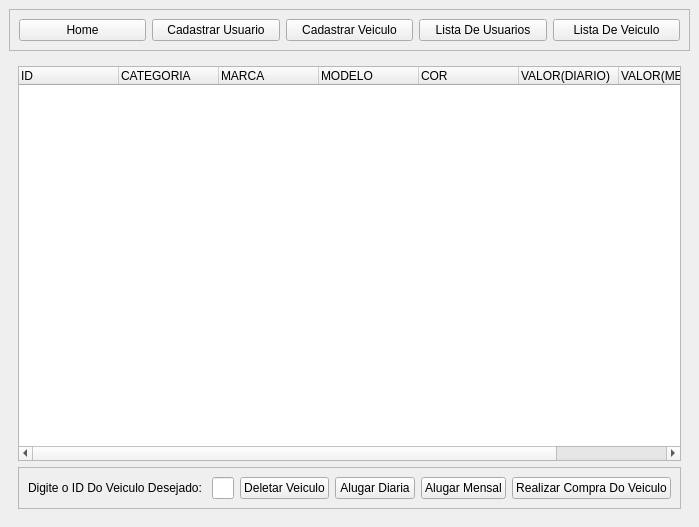
<?xml version="1.0" encoding="UTF-8"?>
<ui version="4.0">
 <class>MainWindow</class>
 <widget class="QMainWindow" name="MainWindow">
  <property name="geometry">
   <rect>
    <x>0</x>
    <y>0</y>
    <width>691</width>
    <height>527</height>
   </rect>
  </property>
  <property name="windowTitle">
   <string>MainWindow</string>
  </property>
  <widget class="QWidget" name="centralwidget">
   <layout class="QVBoxLayout" name="verticalLayout">
    <item>
     <widget class="QFrame" name="menu">
      <property name="frameShape">
       <enum>QFrame::StyledPanel</enum>
      </property>
      <property name="frameShadow">
       <enum>QFrame::Raised</enum>
      </property>
      <layout class="QHBoxLayout" name="horizontalLayout">
       <item>
        <widget class="QPushButton" name="bnt_home">
         <property name="text">
          <string>Home</string>
         </property>
        </widget>
       </item>
       <item>
        <widget class="QPushButton" name="bnt_cadastrarUser">
         <property name="text">
          <string>Cadastrar Usuario</string>
         </property>
        </widget>
       </item>
       <item>
        <widget class="QPushButton" name="bnt_cadastrarVeiculo">
         <property name="text">
          <string>Cadastrar Veiculo</string>
         </property>
        </widget>
       </item>
       <item>
        <widget class="QPushButton" name="bnt_listaUser">
         <property name="text">
          <string>Lista De Usuarios</string>
         </property>
        </widget>
       </item>
       <item>
        <widget class="QPushButton" name="bnt_listaVeiculo">
         <property name="text">
          <string>Lista De Veiculo</string>
         </property>
        </widget>
       </item>
      </layout>
     </widget>
    </item>
    <item>
     <widget class="QStackedWidget" name="janelaDeNavegacao">
      <property name="currentIndex">
       <number>4</number>
      </property>
      <widget class="QWidget" name="home">
       <layout class="QGridLayout" name="gridLayout_3">
        <item row="0" column="0">
         <widget class="QTextEdit" name="tituloBoasVindas">
          <property name="html">
           <string>&lt;!DOCTYPE HTML PUBLIC &quot;-//W3C//DTD HTML 4.0//EN&quot; &quot;http://www.w3.org/TR/REC-html40/strict.dtd&quot;&gt;
&lt;html&gt;&lt;head&gt;&lt;meta name=&quot;qrichtext&quot; content=&quot;1&quot; /&gt;&lt;style type=&quot;text/css&quot;&gt;
p, li { white-space: pre-wrap; }
&lt;/style&gt;&lt;/head&gt;&lt;body style=&quot; font-family:'MS Shell Dlg 2'; font-size:8.25pt; font-weight:400; font-style:normal;&quot;&gt;
&lt;p align=&quot;center&quot; style=&quot;-qt-paragraph-type:empty; margin-top:0px; margin-bottom:0px; margin-left:0px; margin-right:0px; -qt-block-indent:0; text-indent:0px;&quot;&gt;&lt;br /&gt;&lt;/p&gt;
&lt;p align=&quot;center&quot; style=&quot;-qt-paragraph-type:empty; margin-top:0px; margin-bottom:0px; margin-left:0px; margin-right:0px; -qt-block-indent:0; text-indent:0px; font-size:36pt;&quot;&gt;&lt;br /&gt;&lt;/p&gt;
&lt;p align=&quot;center&quot; style=&quot;-qt-paragraph-type:empty; margin-top:0px; margin-bottom:0px; margin-left:0px; margin-right:0px; -qt-block-indent:0; text-indent:0px;&quot;&gt;&lt;br /&gt;&lt;/p&gt;
&lt;p align=&quot;center&quot; style=&quot;-qt-paragraph-type:empty; margin-top:0px; margin-bottom:0px; margin-left:0px; margin-right:0px; -qt-block-indent:0; text-indent:0px; font-size:36pt;&quot;&gt;&lt;br /&gt;&lt;/p&gt;
&lt;p align=&quot;center&quot; style=&quot;-qt-paragraph-type:empty; margin-top:0px; margin-bottom:0px; margin-left:0px; margin-right:0px; -qt-block-indent:0; text-indent:0px;&quot;&gt;&lt;br /&gt;&lt;/p&gt;
&lt;p align=&quot;center&quot; style=&quot;-qt-paragraph-type:empty; margin-top:0px; margin-bottom:0px; margin-left:0px; margin-right:0px; -qt-block-indent:0; text-indent:0px;&quot;&gt;&lt;br /&gt;&lt;/p&gt;
&lt;p align=&quot;center&quot; style=&quot; margin-top:0px; margin-bottom:0px; margin-left:0px; margin-right:0px; -qt-block-indent:0; text-indent:0px;&quot;&gt;&lt;span style=&quot; font-size:36pt;&quot;&gt;BEM VINDO(A)!!!&lt;/span&gt;&lt;/p&gt;
&lt;p align=&quot;center&quot; style=&quot; margin-top:0px; margin-bottom:0px; margin-left:0px; margin-right:0px; -qt-block-indent:0; text-indent:0px;&quot;&gt;&lt;span style=&quot; font-size:36pt;&quot;&gt;ESCOLHA UMA OPCAO A CIMA!!&lt;/span&gt;&lt;/p&gt;&lt;/body&gt;&lt;/html&gt;</string>
          </property>
         </widget>
        </item>
       </layout>
      </widget>
      <widget class="QWidget" name="page_cadastrarUser">
       <layout class="QGridLayout" name="gridLayout">
        <item row="1" column="0">
         <widget class="QFrame" name="frame_cadastroUser">
          <property name="frameShape">
           <enum>QFrame::StyledPanel</enum>
          </property>
          <property name="frameShadow">
           <enum>QFrame::Raised</enum>
          </property>
          <layout class="QGridLayout" name="gridLayout_5">
           <item row="0" column="0">
            <layout class="QHBoxLayout" name="layout_nome">
             <item>
              <widget class="QLabel" name="string_nome">
               <property name="text">
                <string>Nome</string>
               </property>
              </widget>
             </item>
             <item>
              <widget class="QLineEdit" name="txt_nome"/>
             </item>
            </layout>
           </item>
           <item row="1" column="0">
            <layout class="QHBoxLayout" name="layout_cpf">
             <item>
              <widget class="QLabel" name="string_cpf">
               <property name="text">
                <string>CPF</string>
               </property>
              </widget>
             </item>
             <item>
              <widget class="QLineEdit" name="txt_cpf"/>
             </item>
            </layout>
           </item>
           <item row="2" column="0">
            <layout class="QHBoxLayout" name="layout_telefone">
             <item>
              <widget class="QLabel" name="string_telefone">
               <property name="text">
                <string>Telefone</string>
               </property>
              </widget>
             </item>
             <item>
              <widget class="QLineEdit" name="txt_telefone"/>
             </item>
            </layout>
           </item>
           <item row="3" column="0">
            <layout class="QHBoxLayout" name="layout_dataNasc">
             <item>
              <widget class="QLabel" name="string_dataNasc">
               <property name="text">
                <string>Data Nascimento</string>
               </property>
              </widget>
             </item>
             <item>
              <widget class="QLineEdit" name="txt_dataNasc"/>
             </item>
            </layout>
           </item>
           <item row="4" column="0">
            <layout class="QHBoxLayout" name="layout_senha">
             <item>
              <widget class="QLabel" name="string_senha">
               <property name="text">
                <string>Senha De Acesso</string>
               </property>
              </widget>
             </item>
             <item>
              <widget class="QLineEdit" name="txt_senha"/>
             </item>
            </layout>
           </item>
          </layout>
         </widget>
        </item>
        <item row="3" column="0">
         <widget class="QFrame" name="frame_bnt_cadastrarUsuario">
          <property name="frameShape">
           <enum>QFrame::StyledPanel</enum>
          </property>
          <property name="frameShadow">
           <enum>QFrame::Raised</enum>
          </property>
          <layout class="QVBoxLayout" name="verticalLayout_23">
           <item>
            <widget class="QPushButton" name="bnt_cadastrarUsuario">
             <property name="text">
              <string>Cadastrar Usuario</string>
             </property>
            </widget>
           </item>
          </layout>
         </widget>
        </item>
        <item row="0" column="0">
         <widget class="QLabel" name="tituloCadastroUser">
          <property name="text">
           <string>                                                                                                          CADASTRAR USUARIO</string>
          </property>
         </widget>
        </item>
        <item row="2" column="0">
         <widget class="QFrame" name="frame_cadastroUserMoradia">
          <property name="frameShape">
           <enum>QFrame::StyledPanel</enum>
          </property>
          <property name="frameShadow">
           <enum>QFrame::Raised</enum>
          </property>
          <layout class="QGridLayout" name="gridLayout_7">
           <item row="0" column="0">
            <layout class="QHBoxLayout" name="layout_pais">
             <item>
              <widget class="QLabel" name="string_pais">
               <property name="text">
                <string>País</string>
               </property>
              </widget>
             </item>
             <item>
              <widget class="QLineEdit" name="txt_pais"/>
             </item>
            </layout>
           </item>
           <item row="1" column="0">
            <layout class="QHBoxLayout" name="layout_cidade">
             <item>
              <widget class="QLabel" name="string_cidade">
               <property name="text">
                <string>Cidade</string>
               </property>
              </widget>
             </item>
             <item>
              <widget class="QLineEdit" name="txt_cidade"/>
             </item>
            </layout>
           </item>
           <item row="2" column="0">
            <layout class="QHBoxLayout" name="layout_estado">
             <item>
              <widget class="QLabel" name="string_estado">
               <property name="text">
                <string>Estado</string>
               </property>
              </widget>
             </item>
             <item>
              <widget class="QLineEdit" name="txt_estado"/>
             </item>
            </layout>
           </item>
          </layout>
         </widget>
        </item>
       </layout>
      </widget>
      <widget class="QWidget" name="page_cadastrarVeiculo">
       <layout class="QGridLayout" name="gridLayout_2">
        <item row="0" column="0">
         <widget class="QLabel" name="tituloCadastroVeiculo">
          <property name="text">
           <string>                                                                                                           CADASTRAR VEICULO</string>
          </property>
         </widget>
        </item>
        <item row="1" column="0">
         <widget class="QFrame" name="frame_cadastrarVeiculo">
          <property name="frameShape">
           <enum>QFrame::StyledPanel</enum>
          </property>
          <property name="frameShadow">
           <enum>QFrame::Raised</enum>
          </property>
          <layout class="QGridLayout" name="gridLayout_12">
           <item row="5" column="0">
            <layout class="QHBoxLayout" name="layout_valorCompra">
             <item>
              <widget class="QLabel" name="string_valorCompra">
               <property name="text">
                <string>Valor Da Compra</string>
               </property>
              </widget>
             </item>
             <item>
              <widget class="QLineEdit" name="txt_valorCompra"/>
             </item>
            </layout>
           </item>
           <item row="3" column="0">
            <layout class="QHBoxLayout" name="layout_valorDiario">
             <item>
              <widget class="QLabel" name="string_valorDiario">
               <property name="text">
                <string>Valor Diario</string>
               </property>
              </widget>
             </item>
             <item>
              <widget class="QLineEdit" name="txt_valorDiario"/>
             </item>
            </layout>
           </item>
           <item row="1" column="0">
            <layout class="QHBoxLayout" name="layout_modelo">
             <item>
              <widget class="QLabel" name="string_modelo">
               <property name="text">
                <string>Modelo</string>
               </property>
              </widget>
             </item>
             <item>
              <widget class="QLineEdit" name="txt_modelo"/>
             </item>
            </layout>
           </item>
           <item row="4" column="0">
            <layout class="QHBoxLayout" name="layout_valorMensal">
             <item>
              <widget class="QLabel" name="srtring_valorMensal">
               <property name="text">
                <string>Valor Mensal</string>
               </property>
              </widget>
             </item>
             <item>
              <widget class="QLineEdit" name="txt_valorMensal"/>
             </item>
            </layout>
           </item>
           <item row="2" column="0">
            <layout class="QHBoxLayout" name="layout_cor">
             <item>
              <widget class="QLabel" name="string_cor">
               <property name="text">
                <string>Cor</string>
               </property>
              </widget>
             </item>
             <item>
              <widget class="QLineEdit" name="txt_cor"/>
             </item>
            </layout>
           </item>
           <item row="0" column="0">
            <layout class="QHBoxLayout" name="layout_marca">
             <item>
              <widget class="QLabel" name="string_marca">
               <property name="text">
                <string>Marca</string>
               </property>
              </widget>
             </item>
             <item>
              <widget class="QLineEdit" name="txt_marca"/>
             </item>
            </layout>
           </item>
          </layout>
         </widget>
        </item>
        <item row="3" column="0">
         <widget class="QFrame" name="frame_bnt_cadastrarVeiculoo">
          <property name="frameShape">
           <enum>QFrame::StyledPanel</enum>
          </property>
          <property name="frameShadow">
           <enum>QFrame::Raised</enum>
          </property>
          <layout class="QVBoxLayout" name="verticalLayout_71">
           <item>
            <widget class="QPushButton" name="bnt_cadastrarVeiculoo">
             <property name="text">
              <string>Cadastrar Veiculo</string>
             </property>
            </widget>
           </item>
          </layout>
         </widget>
        </item>
        <item row="2" column="0">
         <widget class="QFrame" name="frame_categoriaVeiculo">
          <property name="frameShape">
           <enum>QFrame::StyledPanel</enum>
          </property>
          <property name="frameShadow">
           <enum>QFrame::Raised</enum>
          </property>
          <layout class="QGridLayout" name="gridLayout_9">
           <item row="2" column="4">
            <widget class="QCheckBox" name="checkBox_categoriaPicapes">
             <property name="text">
              <string>Picapes</string>
             </property>
            </widget>
           </item>
           <item row="3" column="1">
            <widget class="QCheckBox" name="checkBox_categoriaPerua">
             <property name="text">
              <string>Perua </string>
             </property>
            </widget>
           </item>
           <item row="3" column="4">
            <widget class="QCheckBox" name="checkBox_categoriaFurgao">
             <property name="text">
              <string>Furgão</string>
             </property>
            </widget>
           </item>
           <item row="2" column="2">
            <widget class="QCheckBox" name="checkBox_categoriaSeda">
             <property name="text">
              <string>Sedã</string>
             </property>
            </widget>
           </item>
           <item row="2" column="3">
            <widget class="QCheckBox" name="checkBox_categoriaSuv">
             <property name="text">
              <string>SUV</string>
             </property>
            </widget>
           </item>
           <item row="3" column="0">
            <widget class="QCheckBox" name="checkBox_categoriaCrossover">
             <property name="text">
              <string>Crossover</string>
             </property>
            </widget>
           </item>
           <item row="3" column="2">
            <widget class="QCheckBox" name="checkBox_categoriaMinivan">
             <property name="text">
              <string>Minivan</string>
             </property>
            </widget>
           </item>
           <item row="2" column="1">
            <widget class="QCheckBox" name="checkBox_categoriaHatch">
             <property name="text">
              <string>Hatch</string>
             </property>
            </widget>
           </item>
           <item row="3" column="3">
            <widget class="QCheckBox" name="checkBox_categoriaEsportivo">
             <property name="text">
              <string>Esportivo</string>
             </property>
            </widget>
           </item>
           <item row="2" column="0">
            <widget class="QCheckBox" name="checkBox_categoriaCaminhao">
             <property name="text">
              <string>Caminhão</string>
             </property>
            </widget>
           </item>
           <item row="1" column="2">
            <widget class="QFrame" name="frame_tituloCategoriaVeiculo">
             <property name="frameShape">
              <enum>QFrame::StyledPanel</enum>
             </property>
             <property name="frameShadow">
              <enum>QFrame::Raised</enum>
             </property>
             <layout class="QVBoxLayout" name="verticalLayout_2">
              <item>
               <widget class="QLabel" name="titulo_categoriaVeiculo">
                <property name="text">
                 <string>CATEGORIA DO VEICULO</string>
                </property>
               </widget>
              </item>
             </layout>
            </widget>
           </item>
          </layout>
         </widget>
        </item>
       </layout>
      </widget>
      <widget class="QWidget" name="page_listaDeUsuarios">
       <layout class="QGridLayout" name="gridLayout_6">
        <item row="0" column="0">
         <widget class="QTreeWidget" name="tabelaListaDeUsuarios">
          <column>
           <property name="text">
            <string>ID</string>
           </property>
          </column>
          <column>
           <property name="text">
            <string>NOME</string>
           </property>
          </column>
          <column>
           <property name="text">
            <string>CPF</string>
           </property>
          </column>
          <column>
           <property name="text">
            <string>TELEFONE</string>
           </property>
          </column>
          <column>
           <property name="text">
            <string>DATA NASCIMENTO</string>
           </property>
          </column>
          <column>
           <property name="text">
            <string>PAIS</string>
           </property>
          </column>
          <column>
           <property name="text">
            <string>ESTADO</string>
           </property>
          </column>
          <column>
           <property name="text">
            <string>CIDADE</string>
           </property>
          </column>
          <column>
           <property name="text">
            <string>SENHA</string>
           </property>
          </column>
         </widget>
        </item>
        <item row="1" column="0">
         <widget class="QFrame" name="frame_bnt_deletarUsuario">
          <property name="frameShape">
           <enum>QFrame::StyledPanel</enum>
          </property>
          <property name="frameShadow">
           <enum>QFrame::Raised</enum>
          </property>
          <layout class="QHBoxLayout" name="horizontalLayout_3">
           <item>
            <widget class="QLabel" name="tituloDigiteID">
             <property name="text">
              <string>Digite o ID Que Deseja Deletar: </string>
             </property>
            </widget>
           </item>
           <item>
            <widget class="QLineEdit" name="txt_DeletarIDUser"/>
           </item>
           <item>
            <widget class="QPushButton" name="bnt_deletarUsuario">
             <property name="text">
              <string>Deletar Usuario</string>
             </property>
            </widget>
           </item>
          </layout>
         </widget>
        </item>
       </layout>
      </widget>
      <widget class="QWidget" name="page_listaDeVeiculos">
       <layout class="QGridLayout" name="gridLayout_8">
        <item row="0" column="0">
         <widget class="QTreeWidget" name="tabelaListaDeVeiculos">
          <column>
           <property name="text">
            <string>ID</string>
           </property>
          </column>
          <column>
           <property name="text">
            <string>CATEGORIA</string>
           </property>
          </column>
          <column>
           <property name="text">
            <string>MARCA</string>
           </property>
          </column>
          <column>
           <property name="text">
            <string>MODELO</string>
           </property>
          </column>
          <column>
           <property name="text">
            <string>COR</string>
           </property>
          </column>
          <column>
           <property name="text">
            <string>VALOR(DIARIO)</string>
           </property>
          </column>
          <column>
           <property name="text">
            <string>VALOR(MENSAL)           </string>
           </property>
          </column>
          <column>
           <property name="text">
            <string>VALOR(COMPRA)</string>
           </property>
          </column>
         </widget>
        </item>
        <item row="2" column="0">
         <widget class="QFrame" name="frame_btn_OpcoesVeiculos">
          <property name="frameShape">
           <enum>QFrame::StyledPanel</enum>
          </property>
          <property name="frameShadow">
           <enum>QFrame::Raised</enum>
          </property>
          <layout class="QHBoxLayout" name="horizontalLayout_2">
           <item>
            <widget class="QLabel" name="tituloDigiteIDveiculo">
             <property name="text">
              <string>Digite o ID Do Veiculo Desejado: </string>
             </property>
            </widget>
           </item>
           <item>
            <widget class="QLineEdit" name="txt_idVeiculo"/>
           </item>
           <item>
            <widget class="QPushButton" name="btn_deletarVeiculo">
             <property name="text">
              <string>Deletar Veiculo</string>
             </property>
            </widget>
           </item>
           <item>
            <widget class="QPushButton" name="btn_alugarDiaria">
             <property name="text">
              <string>Alugar Diaria</string>
             </property>
            </widget>
           </item>
           <item>
            <widget class="QPushButton" name="btn_alugarMensal">
             <property name="text">
              <string>Alugar Mensal</string>
             </property>
            </widget>
           </item>
           <item>
            <widget class="QPushButton" name="btn_comprar">
             <property name="text">
              <string>Realizar Compra Do Veiculo</string>
             </property>
            </widget>
           </item>
          </layout>
         </widget>
        </item>
       </layout>
      </widget>
     </widget>
    </item>
   </layout>
  </widget>
 </widget>
 <resources/>
 <connections/>
</ui>
